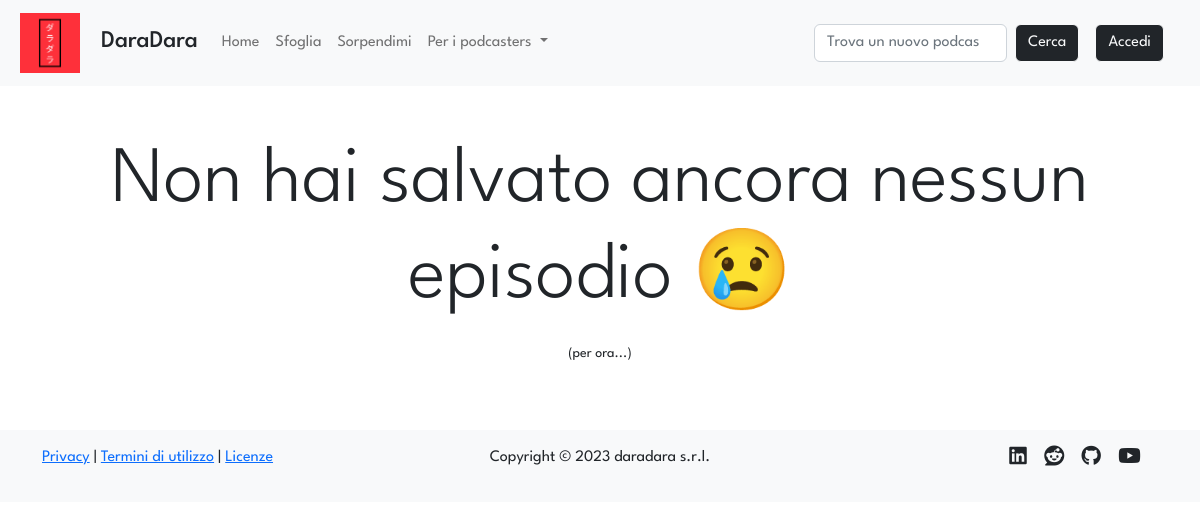
The app's page /profile/1/saves, older data.
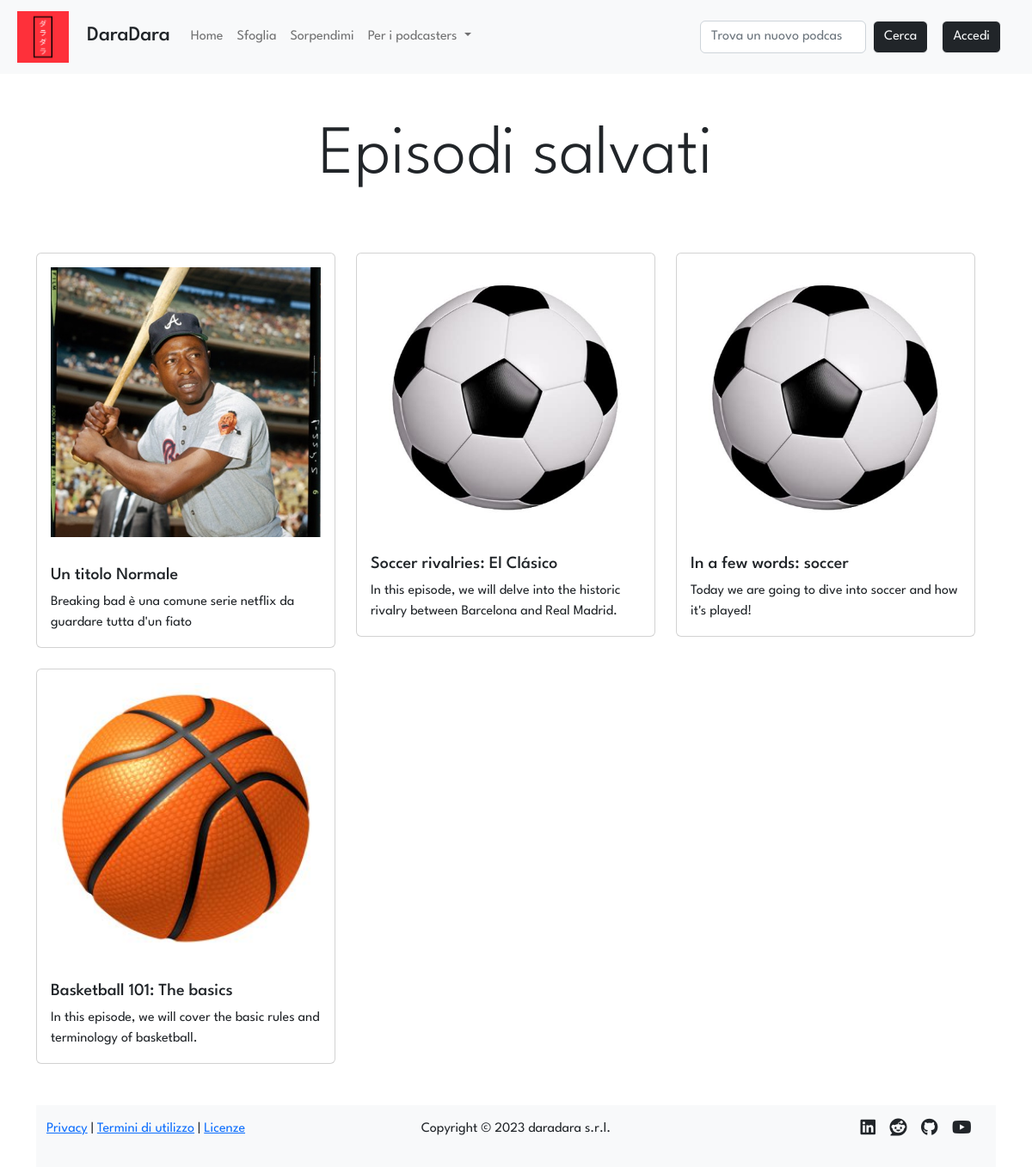
The same page, newer data.
### tables this page shows
CREATE TABLE "episodes" (
	"id"	INTEGER NOT NULL UNIQUE,
	"title"	TEXT NOT NULL,
	"description"	TEXT NOT NULL,
	"audio"	TEXT NOT NULL,
	"timestamp"	TEXT NOT NULL,
	"id_podcast"	INTEGER NOT NULL,
	FOREIGN KEY("id_podcast") REFERENCES "podcasts"("id"),
	PRIMARY KEY("id" AUTOINCREMENT)
);

CREATE TABLE "podcasts" (
	"id"	INTEGER NOT NULL UNIQUE,
	"title"	TEXT NOT NULL UNIQUE,
	"desc"	TEXT NOT NULL,
	"img"	TEXT NOT NULL,
	"id_user"	INTEGER NOT NULL,
	FOREIGN KEY("id_user") REFERENCES "users"("id"),
	PRIMARY KEY("id" AUTOINCREMENT)
);

### app.py (the view)
@app.route('/profile/<int:id>/saves')
def saves(id: int):
    user = dao.get_user(id)
    if user:
        podcasts = dao.get_saves_join_episodes_podcasts(id)
        return render_template('saves.html', podcasts=podcasts)
    else:
        flash('Il profilo cercato non esiste', 'warning')
        return redirect('index')

### data/dao.py (called while the page is built)
def get_saves_join_episodes_podcasts(id_user):
    conn, cursor = connect()
    saves = False
    try:
        sql = 'SELECT podcasts.id AS "id", episodes.id AS "ep_id", episodes.title AS "title", episodes.description "desc", podcasts.img AS "img", podcasts.title AS "podcast_title" FROM saves, episodes, podcasts WHERE saves.id_ep = episodes.id AND episodes.id_podcast = podcasts.id AND saves.id_user = ? ORDER BY saves.timestamp DESC' #TODO! ORDER BY saves.timestamp
        cursor.execute(sql, (id_user,))
        saves = cursor.fetchall()
    except Exception as e:
        print(e)
    close(conn, cursor)
    return saves

def get_user(id):
    conn, cursor = connect()
    user = False
    try:
        sql = 'SELECT * FROM users WHERE id = ?'
        cursor.execute(sql, (id,))
        user = cursor.fetchone()
    except Exception as e:
        print(e)
    close(conn, cursor)
    return user

def connect():
    conn = sqlite3.connect(PATH)
    conn.row_factory = sqlite3.Row
    cursor = conn.cursor()
    return conn, cursor

def close(conn, cursor):
    cursor.close()
    conn.close()

### templates/saves.html (shortened to what this page needs)
{% extends 'layout.html' %}
{% block content %}
{% if podcasts %}
<div class="row">
    <p class="text-center display-1">Episodi salvati</p>
</div>
<div class="row">
    <div class="row row-cols-1 row-cols-md-3 g-4">
            {% for podcast in podcasts %}
            <div class="col">
            <div class="card">
                <img class="card-img-top img-fluid p-1 p-lg-3" src="{{url_for('static', filename='uploads/images/covers/'+podcast.id|string+podcast.img)}}" class="card-img-left img-fluid h-100 w-100 d-block mx-auto" alt="podcast {{podcast.title}} image">
                <div class="card-body">
                <h5 class="card-title">{{podcast.title}}</h5>
                <p class="card-text">{{podcast.desc}}</p>
                </div>
            </div>
            </div>
            {% endfor %}
</div>
{% else %}
<div class="row">
    <p class="text-center display-1">Non hai salvato ancora nessun episodio 😢</p>
    <p class="text-center"><small>(per ora...)</small></p>
</div>
{% endif %}
{% endblock %}

Row changes from the older to the newer data that the page shows:
added episodes: img (picture), title "Un titolo Normale", desc "Breaking bad è una comune serie netflix da guardare tutta d'un fiato"
now on this page (row edited): episodes: img (picture), title "Soccer rivalries: El Clásico", desc "In this episode, we will delve into the historic rivalry between Barcelona and Real Madrid."
now on this page (row edited): episodes: img (picture), title "In a few words: soccer", desc "Today we are going to dive into soccer and how it's played!"
now on this page (row edited): episodes: img (picture), title "Basketball 101: The basics", desc "In this episode, we will cover the basic rules and terminology of basketball."
Text that changed along with them:
text no longer shown: "Non hai salvato ancora nessun episodio 😢 (per ora...)"
text now shown: "Episodi salvati"
